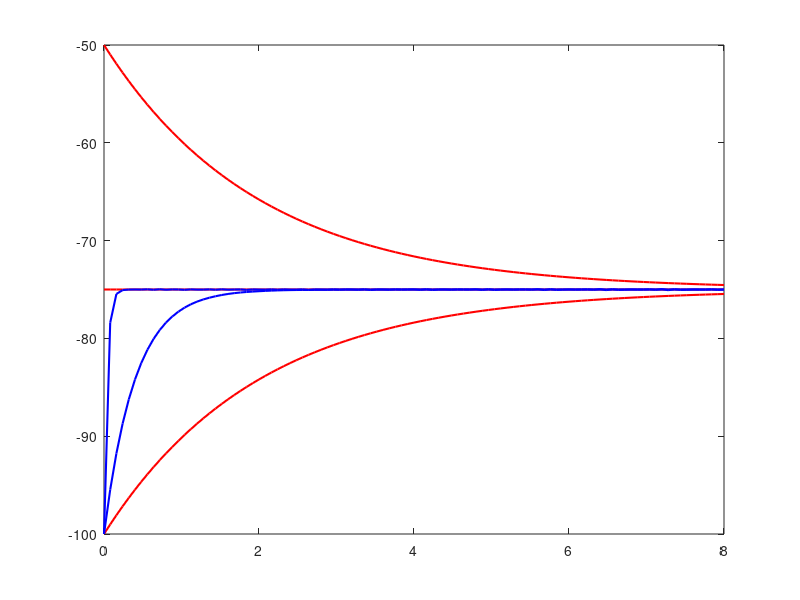

Write the MATLAB code that produced this figure.
clear all; 
clf;
v0(1) = -100;
%% Function definition %%%
function res = membrane_potential(t,V, p)
   v1 = V(1)
   % p is 1x4 vector for the parameters of the equation
   E  = p(1)  % E = Nernst potential
   G  = p(2)  % G = conductance of the membrane
   C  = p(3)  % C = capacitance    
   dxdt = (p(2)/p(3))*(p(1) - v1) ;
   res = [dxdt];
end;



params = [-75 0.02 0.04]
Tinterval = linspace(0, 8, 101)
rate = @(t,V) membrane_potential(t,V, params);
[T,V1] = ode45(rate, Tinterval, -100);
[T,V2] = ode45(rate, Tinterval, -50);
[T,V3] = ode45(rate, Tinterval, -75);

params = [-75 1.0 0.04]
rate = @(t,V) membrane_potential(t,V, params);
[T,V4] = ode45(rate, Tinterval, -100);

params = [-75 1.0 0.4]
rate = @(t,V) membrane_potential(t,V, params);
[T,V5] = ode45(rate, Tinterval, -100);

h = plot(T, V1(:), 'r', 'linewidth', 1.5, 
         T, V2(:), 'r', 'linewidth', 1.5, 
         T, V3(:), 'r', 'linewidth', 1.5, 
         T, V4(:), 'b', 'linewidth', 1.5,
         T, V5(:), 'b', 'linewidth', 1.5)
   
           
